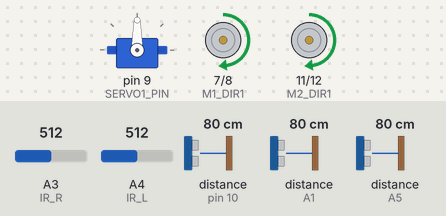
The sketch below on a simulated Arduino Uno, built with avr-gcc and run on an emulated ATmega328P. Parts: servo, motor-driver pin pairs drawn as motors (green arrow = first pin HIGH = forward, orange = second pin HIGH = backward, longer = more drive, scaled by the enable pin). Wiring (inferred from the names in the program): 3 × ultrasonic range finder: trigger pin 2, echo A5 / trigger pin 13, echo pin 10 / trigger A2, echo A1. Inputs (shaded band) come from the test bench; at power-on: distance to the obstacle (sensors on pin 10, A1, A5) 80 cm, A3 (IR_R) = 512, A4 (IR_L) = 512. The echo pulse lasts 58.3 µs per cm.

Above: at 1.2 s.
1.3 s: distance to the obstacle (sensor on pin 10) set to 27 cm
2.8 s: distance to the obstacle (sensor on pin 10) set to 23 cm
At 3.8 s:
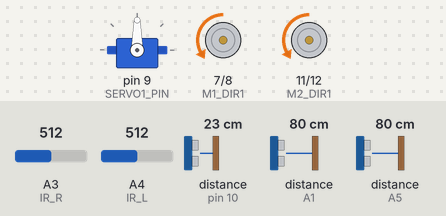
At 5.1 s:
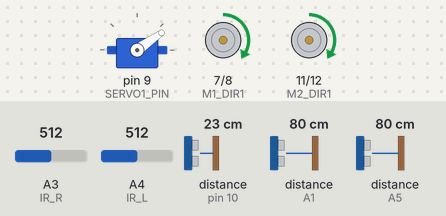
5.8 s: distance to the obstacle (sensor on pin 10) set to 35 cm
8.8 s: distance to the obstacle (sensor on A1) set to 7 cm
10.3 s: distance to the obstacle (sensor on A1) set to 4 cm
At 11.0 s:
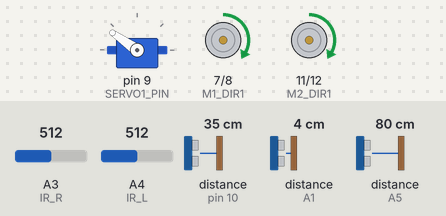
12.1 s: distance to the obstacle (sensor on A5) set to 7 cm
13.6 s: distance to the obstacle (sensor on A5) set to 4 cm
At 14.8 s:
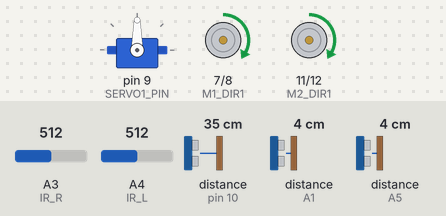
Timing chart, 0 to 16.1 s (numbered marks = the images above; inputs shaded):
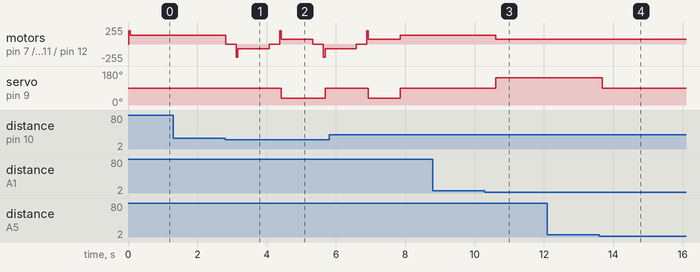

Measured:
- the behaviour switches between 26 and 25 cm on distance to the obstacle (sensor on pin 10) (found by bisection; images 0 and 1)
- the behaviour switches between 6 and 5 cm on distance to the obstacle (sensor on A1) (found by bisection; images 2 and 3)
- the behaviour switches between 6 and 5 cm on distance to the obstacle (sensor on A5) (found by bisection; images 3 and 4)
- after the input at 1.3 s, every drawn part: stays the same
- after the input at 2.8 s, servo on pin 9 (SERVO1_PIN): 90° → 35° after 1.6 s, → 90° 1.3 s later
- after the input at 8.8 s, every drawn part: stays the same
- after the input at 10.3 s, motor on pin 7 (M1_DIR1) / pin 8 (M1_DIR2), motor on pin 11 (M2_DIR1) / pin 12 (M2_DIR2): forward 130/255 → forward 73/255 after 0.31 s; servo on pin 9 (SERVO1_PIN): 90° → 145° after 0.31 s
- after the input at 12.1 s, every drawn part: stays the same
- after the input at 13.6 s, servo on pin 9 (SERVO1_PIN): 145° → 90° after 0.08 s

The sketch:

RC_Car_0616.ino
```cpp
#include <Servo.h>
Servo servo;

const int SERVO1_PIN = 9;      // 서보모터1 연결핀
const int IR_R = A3;  //  적외선센서 우측 핀
const int IR_L = A4;  // 적외선센서 좌측 핀

const int M1_PWM = 5;   // DC모터1 PWM 핀 왼
const int M1_DIR1 = 7;   // DC모터1 DIR1 핀
const int M1_DIR2 = 8;   // DC모터 1 DIR2 핀0

const int M2_PWM = 6;   // DC모터2 PWM 핀
const int M2_DIR1 = 11;   // DC모터2 DIR1 핀
const int M2_DIR2 = 12;   // DC모터2 DIR2 핀

const int FC_TRIG  = 13;   // 전방 초음파 센서 TRIG 핀
const int FC_ECHO = 10;  // 전방 초음파 센서 ECHO 핀
const int L_TRIG = A2;  // 좌측 초음파 센서 TRIG 핀
const int L_ECHO = A1;  // 좌측 초음파 센서 ECHO 핀
const int R_TRIG = 2;   // 우측 초음파 센서 TRIG 핀
const int R_ECHO = A5;  // 우측 초음파 센서 ECHO 핀

const int MAX_DISTANCE = 2000; // 초음파 센서의 최대 감지거리


float center;
float left;
float right;

int state = 0;

// 자동차 튜닝 파라미터 =====================================================================
int detect_ir = 27; // 검출선이 흰색과 검정색 비교

int punch_pwm = 200; // 정지 마찰력 극복 출력 (0 ~ 255)
int punch_time = 50; // 정지 마찰력 극복 시간 (단위 msec)
int stop_time = 300; // 전진후진 전환 시간 (단위 msec)

int max_ai_pwm = 130; // 자율주행 모터 최대 출력 (0 ~ 255)
int min_ai_pwm = 70; // 자율주행 모터 최소 출력 (0 ~ 255)

int angle_offset = 0; // 서보 모터 중앙각 오프셋 (단위: 도)
int angle_limit = 55; // 서보 모터 회전 제한 각 (단위: 도)

int center_detect = 250; // 전방 감지 거리 (단위: mm)
int center_start = 100; // 전방 출발 거리 (단위: mm)
int center_stop = 100; // 전방 멈춤 거리 (단위: mm)

int side_detect = 55; // 좌우 감지 거리 (단위: mm)
//원래 100


float cur_steering;
float cur_speed;
float compute_steering;
float compute_speed;

float max_pwm;
float min_pwm;

long time=millis();


// 초음파 거리측정
float GetDistance(int trig, int echo)
{
  digitalWrite(trig, LOW);
  delayMicroseconds(4);
  digitalWrite(trig, HIGH);
  delayMicroseconds(20);
  digitalWrite(trig, LOW);

  unsigned long duration = pulseIn(echo, HIGH, 5000);
  if (duration == 0)
    return MAX_DISTANCE;
  else
    return duration * 0.17;       // 음속 340m/s
}

int ir_sensing(int pin) {
  return analogRead(pin);
}

// 앞바퀴 조향
void SetSteering(float steering)
{
  cur_steering = constrain(steering, -1, 1);// constrain -1~ 1 값으로 제한

  float angle = cur_steering * angle_limit;
  int servoAngle = angle + 90;
  servoAngle += angle_offset;

  servoAngle = constrain(servoAngle, 0, 180);
  servo.write(servoAngle);
}


// 뒷바퀴 모터회전
void SetSpeed(float speed)
{
  speed = constrain(speed, -1, 1);

  if ((cur_speed * speed < 0) // 움직이는 중 반대 방향 명령이거나
      || (cur_speed != 0 && speed == 0)) // 움직이다가 정지라면
  {
    cur_speed = 0;
    digitalWrite(M1_PWM, HIGH);
    digitalWrite(M1_DIR1, LOW);
    digitalWrite(M1_DIR2, LOW);

    digitalWrite(M2_PWM, HIGH);
    digitalWrite(M2_DIR1, LOW);
    digitalWrite(M2_DIR2, LOW);

    if (stop_time > 0)
      delay(stop_time);
  }

  if (cur_speed == 0 && speed != 0) // 정지상태에서 출발이라면
  {
    if (punch_time > 0)
    {
      if (speed > 0)
      {
        analogWrite(M1_PWM, punch_pwm);
        digitalWrite(M1_DIR1, HIGH);
        digitalWrite(M1_DIR2, LOW);

        analogWrite(M2_PWM, punch_pwm);
        digitalWrite(M2_DIR1, HIGH);
        digitalWrite(M2_DIR2, LOW);
      }
      else if (speed < 0)
      {
        analogWrite(M1_PWM, punch_pwm);
        digitalWrite(M1_DIR1, LOW);
        digitalWrite(M1_DIR2, HIGH);

        analogWrite(M2_PWM, punch_pwm);
        digitalWrite(M2_DIR1, LOW);
        digitalWrite(M2_DIR2, HIGH);
      }
      delay(punch_time);
    }
  }

  if (speed != 0) // 명령이 정지가 아니라면
  {
    int pwm = abs(speed) * (max_pwm - min_pwm) + min_pwm;           // 0 ~ 255로 변환

    if (speed  > 0)
    {
      analogWrite(M1_PWM, pwm);
      digitalWrite(M1_DIR1, HIGH);
      digitalWrite(M1_DIR2, LOW);

      analogWrite(M2_PWM, pwm);
      digitalWrite(M2_DIR1, HIGH);
      digitalWrite(M2_DIR2, LOW);
    }
    else if (speed < 0)
    {
      analogWrite(M1_PWM, pwm);
      digitalWrite(M1_DIR1, LOW);
      digitalWrite(M1_DIR2, HIGH);

      analogWrite(M2_PWM, pwm);
      digitalWrite(M2_DIR1, LOW);
      digitalWrite(M2_DIR2, HIGH);
    }
  }
  cur_speed = speed;
}

void driving() {
  compute_steering = cur_steering;
  compute_speed = cur_speed;

  center = GetDistance(FC_TRIG, FC_ECHO);
  left = GetDistance(L_TRIG, L_ECHO);
  right = GetDistance(R_TRIG, R_ECHO);

  if (state == 0) {
    straight();

        if (ir_sensing(IR_R) <= detect_ir && ir_sensing(IR_L) <= detect_ir) { //적외선 : 양쪽 차선이 검출된 경우
          State(1);
         //state = 1;
          if(right <= side_detect && left <= side_detect){
            compute_steering=0;
            compute_speed=-0.05;
            SetSpeed(compute_speed);
            SetSteering(compute_steering);
            delay(600);
            while(1){
              if(center <= center_detect){
                compute_speed=0;
                delay(300);
                break;
              }
              compute_speed=0.05;
              delay(100);
            }
          }
        }

        if (left <= side_detect && right >= side_detect) { //초음파 : 왼쪽만 장애물 >> 오른쪽으로 틀기
          State(2);
        }
        else if (right <= side_detect && left >= side_detect) { //초음파 : 오른쪽만 장애물 >> 왼쪽으로 틀기
          State(3);
        }
        else if (right <= side_detect && left <= side_detect){ //초음파 : 둘다 검출 >> 직진
          State(4);
        }
        //후진경우 : 앞에 초음파 센서로 남은거리에 따라 멈추게
        if (center <= center_detect) { // 초음파 : 앞쪽에 장애물 >> 후진
          State(5);
          State(6);
        }

  }
  SetSpeed(compute_speed);
  SetSteering(compute_steering);
}

void State(int i) {
  switch(i){
    case 1 : // 적외선 : 앞에 하얀선 >> 정지
      compute_steering = 0;
      compute_speed=0;
      SetSpeed(compute_speed);
      SetSteering(compute_steering);
      delay(300);
      compute_speed=0.05;
      SetSpeed(compute_speed);
      delay(300);
      break;
    case 2 : //초음파 : 왼쪽만 장애물 >> 오른쪽으로 틀기
      compute_steering = 1;
      compute_speed = 0.05;
      delay(300);
      break;
    case 3 : //초음파 : 오른쪽만 장애물 >> 왼쪽으로 틀기
      compute_steering = -1;
      compute_speed = 0.05;
      delay(300);
      break;
    case 4 : //초음파 : 둘다 검출 >> 직진
      compute_steering = 0;
      compute_speed = 0.05;
      SetSpeed(compute_speed);
      SetSteering(compute_steering);
      delay(600);
      break;
    case 5 : //초음파 : 전방 센서 >> 후진
      compute_steering=0;
      compute_speed=-0.05;
      SetSpeed(compute_speed);
      SetSteering(compute_steering);
      delay(900);
      break;
    case 6 : //초음파 : 전방 센서 >> 후진 >> 왼쪽 틀기
      compute_steering=-1;
      compute_speed=0.05;
      SetSpeed(compute_speed);
      SetSteering(compute_steering);
      delay(900);
      break;
  }
}

void straight() { // 기본주행
  if (ir_sensing(IR_R) >= detect_ir && ir_sensing(IR_L) >= detect_ir ) {  //차선이 검출되지 않을 경우 직진

    compute_steering = 0;
    compute_speed = 1;
  }

  else if (ir_sensing(IR_R) <= detect_ir && ir_sensing(IR_L) >= detect_ir) { // 오른쪽 차선이 검출된 경우
    compute_steering = 0;
    compute_speed=-0.15;
    SetSpeed(compute_speed);
    SetSteering(compute_steering);
    delay(200);
    compute_steering = -1;
    compute_speed = 0.8;
    SetSpeed(compute_speed);
    SetSteering(compute_steering);
    delay(200);
  }

  else if (ir_sensing(IR_L) <= detect_ir && ir_sensing(IR_R) >= detect_ir) { //왼쪽 차선이 검출된 경우
    compute_steering = 0;
    compute_speed=-0.15;
    SetSpeed(compute_speed);
    SetSteering(compute_steering);
    delay(200);
    compute_steering = 1;
    compute_speed = 0.8;
    SetSpeed(compute_speed);
    SetSteering(compute_steering);
    delay(200);
  }

/*
  else if(ir_sensing(IR_R) <= detect_ir && ir_sensing(IR_L) <= detect_ir){
    compute_steering = 0;
    compute_speed=0;
    delay(10);
    compute_speed=-0.6;
    delay(100);

    /*
    //먼저 왼쪽으로 회전
    compute_steering=-1;
    compute_speed=0.1;
    //근데 오른쪽차선이 검출되면
    if (ir_sensing(IR_L) <= detect_ir) { //왼쪽 차선이 검출된 경우
      compute_steering = 1;
      compute_speed = 0.1;
      }

  }
*/
}

void setup() {

  Serial.begin(115200);
  servo.attach(SERVO1_PIN); //서보모터 초기화

  pinMode(IR_R, INPUT);
  pinMode(IR_L, INPUT);

  pinMode(FC_TRIG, OUTPUT);
  pinMode(FC_ECHO, INPUT);

  pinMode(L_TRIG, OUTPUT);
  pinMode(L_ECHO, INPUT);

  pinMode(R_TRIG, OUTPUT);
  pinMode(R_ECHO, INPUT);

  pinMode(M1_PWM, OUTPUT);
  pinMode(M1_DIR1, OUTPUT);
  pinMode(M1_DIR2, OUTPUT);
  pinMode(M2_PWM, OUTPUT);
  pinMode(M2_DIR1, OUTPUT);
  pinMode(M2_DIR2, OUTPUT);

  max_pwm = max_ai_pwm;
  min_pwm = min_ai_pwm;

  SetSteering(0);
  SetSpeed(0);
}

void loop() {
  driving();
}
```
